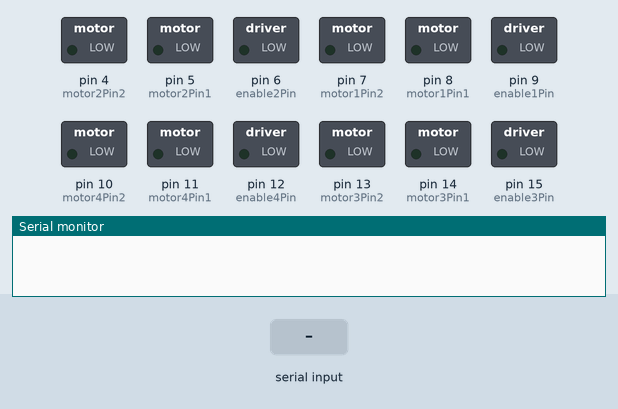
The sketch below on a simulated Arduino Uno, built with avr-gcc and run on an emulated ATmega328P. Parts: switched loads named in the sketch (green lamp = pin HIGH), the last lines printed to the serial monitor. The inputs (shaded band) are chosen by the test bench.

Above: at 1.2 s.
1.3 s: "F" received over Serial
At 2.2 s:
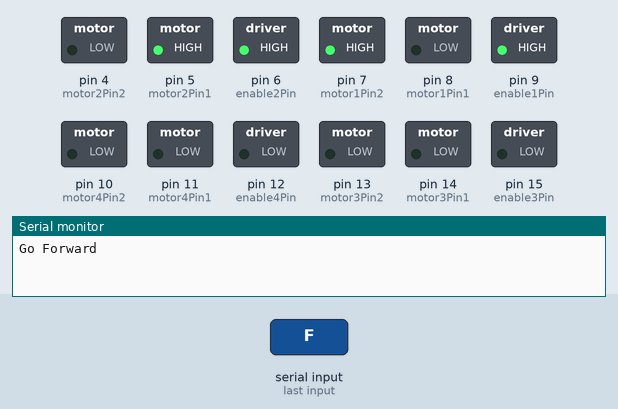
2.8 s: "B" received over Serial
At 3.4 s:
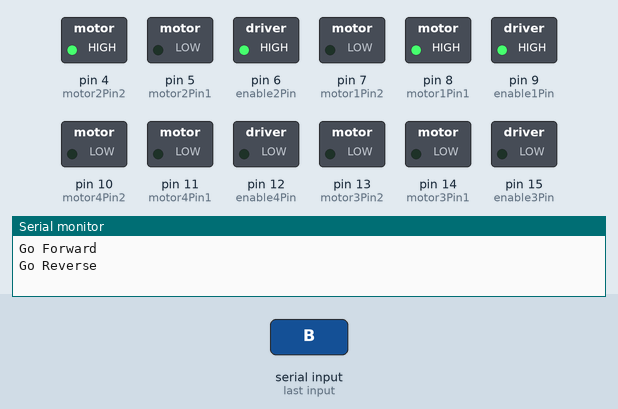
4.3 s: "L" received over Serial
At 5.5 s:
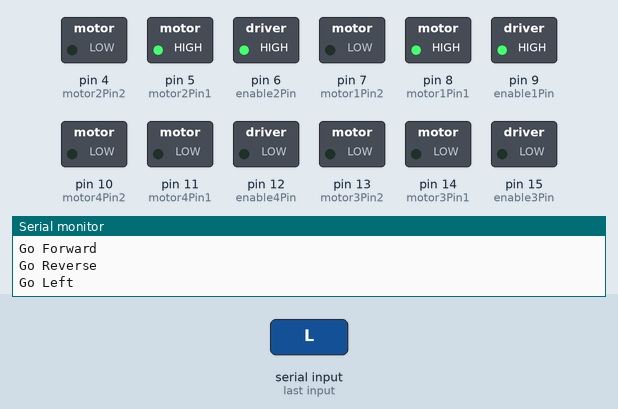
5.8 s: "R" received over Serial
At 6.9 s:
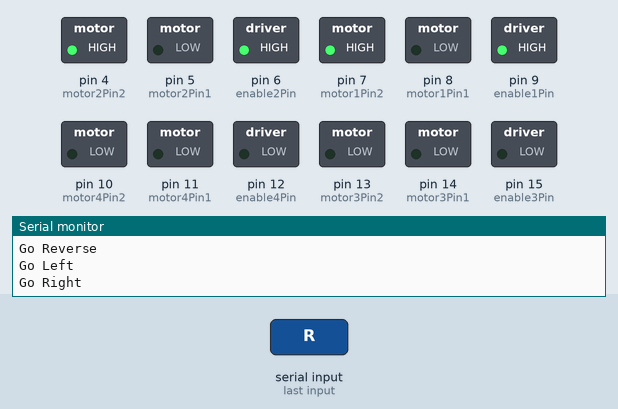
7.3 s: "P" received over Serial
At 8.0 s:
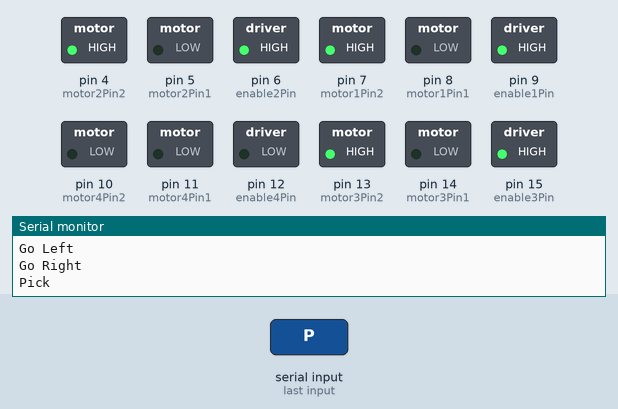
8.8 s: "Q" received over Serial
At 9.2 s:
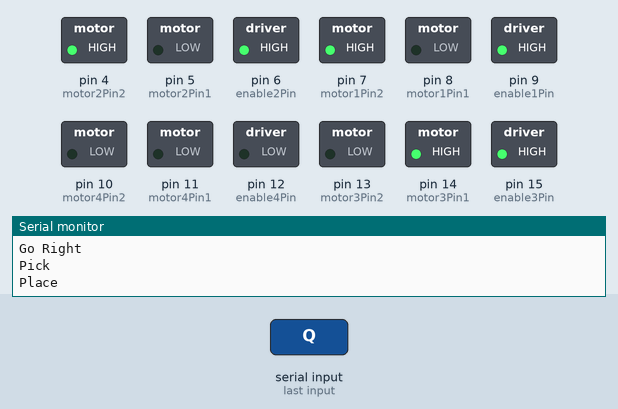
Timing chart, 0 to 11.3 s (numbered marks = the images above; inputs shaded):
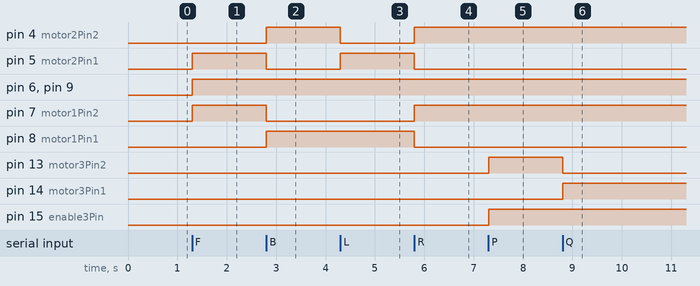

Measured:
- after the input at 1.3 s, pin 5 (motor2Pin1), pin 6 (enable2Pin), pin 7 (motor1Pin2), pin 9 (enable1Pin): LOW → HIGH at once
- after the input at 2.8 s, pin 4 (motor2Pin2), pin 8 (motor1Pin1): LOW → HIGH at once; pin 5 (motor2Pin1), pin 7 (motor1Pin2): HIGH → LOW at once
- after the input at 4.3 s, pin 4 (motor2Pin2): HIGH → LOW at once; pin 5 (motor2Pin1): LOW → HIGH at once
- after the input at 5.8 s, pin 4 (motor2Pin2), pin 7 (motor1Pin2): LOW → HIGH at once; pin 5 (motor2Pin1), pin 8 (motor1Pin1): HIGH → LOW at once
- after the input at 7.3 s, pin 13 (motor3Pin2), pin 15 (enable3Pin): LOW → HIGH at once
- after the input at 8.8 s, pin 13 (motor3Pin2): HIGH → LOW at once; pin 14 (motor3Pin1): LOW → HIGH at once

The sketch:

pickNplace.ino
```cpp
 /*
 Project : Pick N Place Robot
 */
int motor1Pin1 = 8; // pin 2 on L293D IC
int motor1Pin2 = 7; // pin 7 on L293D IC
int enable1Pin = 9; // pin 1 on L293D IC
int motor2Pin1 = 5; // pin 10 on L293D IC
int motor2Pin2 = 4; // pin 15 on L293D IC
int enable2Pin = 6; // pin 9 on L293D IC
int motor3Pin1 = 14; // pin 2 on L293D IC
int motor3Pin2 = 13; // pin 7 on L293D IC
int enable3Pin = 15; // pin 1 on L293D IC
int motor4Pin1 = 11; // pin 10 on L293D IC
int motor4Pin2 = 10; // pin 15 on L293D IC
int enable4Pin = 12; // pin 9 on L293D IC
int state;
int flag=0;
void setup() {
    pinMode(motor1Pin1, OUTPUT),pinMode(motor1Pin2, OUTPUT),pinMode(enable1Pin, OUTPUT);
    pinMode(motor2Pin1, OUTPUT),pinMode(motor2Pin2, OUTPUT),pinMode(enable2Pin, OUTPUT);
    pinMode(motor3Pin1, OUTPUT),pinMode(motor3Pin2, OUTPUT),pinMode(enable3Pin, OUTPUT);
    pinMode(motor4Pin1, OUTPUT),pinMode(motor4Pin2, OUTPUT),pinMode(enable4Pin, OUTPUT);
    Stop();
    Serial.begin(9600);
}
void loop() {
    if(Serial.available() > 0){
      state = Serial.read();
      flag=0;
    }

    if (state == 'F'){
      Forward();
      if(flag == 0)Serial.println("Go Forward"),flag=1;
    }

    else if (state == 'B'){
      Reverse();
      if(flag == 0)Serial.println("Go Reverse"),flag=1;
    }

    else if (state == 'L'){
      Left();
      if(flag == 0)Serial.println("Go Left"),flag=1;
    }

    else if (state == 'R'){
      Right();
      if(flag == 0)Serial.println("Go Right"),flag=1;
    }

    else if (state == 'S'){
      Stop();
      if(flag == 0)Serial.println("STOP!"),flag=1;
    }

    else if (state == 'P'){
      Pick();
      if(flag == 0)Serial.println("Pick"),flag=1;
    }

    else if (state == 'Q'){
      Place();
      if(flag == 0)Serial.println("Place"),flag=1;
    }

    else if (state == 'H'){
      Hold();
      if(flag == 0)Serial.println("Hold"),flag=1;
    }

    else if (state == 'I'){
      Free();
      if(flag == 0)Serial.println("Unhold"),flag=1;
    }

}
void Forward(){
  digitalWrite(motor1Pin1, LOW);
  digitalWrite(motor1Pin2, HIGH);
  digitalWrite(motor2Pin1, HIGH);
  digitalWrite(motor2Pin2, LOW);
  digitalWrite(enable1Pin, HIGH);
  digitalWrite(enable2Pin, HIGH);
}
void Reverse(){
  digitalWrite(motor1Pin1, HIGH);
  digitalWrite(motor1Pin2, LOW);
  digitalWrite(motor2Pin1, LOW);
  digitalWrite(motor2Pin2, HIGH);
  digitalWrite(enable1Pin, HIGH);
  digitalWrite(enable2Pin, HIGH);
}
void Left(){
  digitalWrite(motor1Pin1, HIGH);
  digitalWrite(motor1Pin2, LOW);
  digitalWrite(motor2Pin1, HIGH);
  digitalWrite(motor2Pin2, LOW);
  digitalWrite(enable1Pin, HIGH);
  digitalWrite(enable2Pin, HIGH);
}
void Right(){
  digitalWrite(motor1Pin1, LOW);
  digitalWrite(motor1Pin2, HIGH);
  digitalWrite(motor2Pin1, LOW);
  digitalWrite(motor2Pin2, HIGH);
  digitalWrite(enable1Pin, HIGH);
  digitalWrite(enable2Pin, HIGH);
}
void Pick(){
  digitalWrite(motor3Pin1, LOW);
  digitalWrite(motor3Pin2, HIGH);
  digitalWrite(enable3Pin, HIGH);
}
void Place(){
  digitalWrite(motor3Pin1, HIGH);
  digitalWrite(motor3Pin2, LOW);
  digitalWrite(enable3Pin, HIGH);
}
void Hold(){
  digitalWrite(motor4Pin1, LOW);
  digitalWrite(motor4Pin2, HIGH);
  digitalWrite(enable4Pin, HIGH);
}
void Free(){
  digitalWrite(motor4Pin1, HIGH);
  digitalWrite(motor4Pin2, LOW);
  digitalWrite(enable4Pin, HIGH);
}
void Stop(){    // Stop the motors
  digitalWrite(enable1Pin, LOW);
  digitalWrite(enable2Pin, LOW);
  digitalWrite(enable3Pin, LOW);
  digitalWrite(enable4Pin, LOW);
  digitalWrite(motor1Pin1, LOW);
  digitalWrite(motor1Pin2, LOW);
  digitalWrite(motor2Pin1, LOW);
  digitalWrite(motor2Pin2, LOW);
  digitalWrite(motor3Pin1, LOW);
  digitalWrite(motor3Pin2, LOW);
  digitalWrite(motor4Pin1, LOW);
  digitalWrite(motor4Pin2, LOW);
}
```
